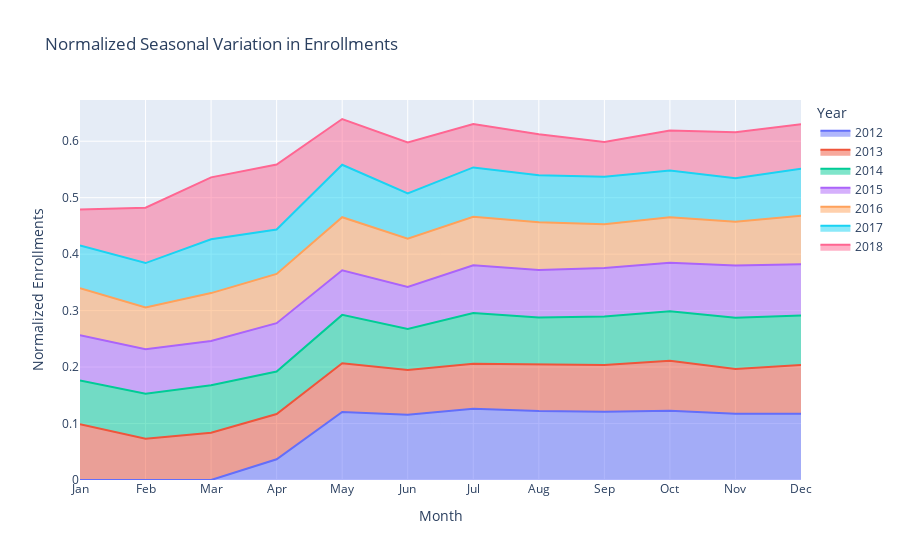

Notebook cell for this chart:
### Code cell
plot_normalized_seasonality_area_chart(enrollments)

### Figure 1 — Plotly figure (JSON) as saved in the notebook; plotly's stock layout.template omitted (floating-point values rounded to 4 significant figures)
{"data": [{"fillpattern": {"shape": ""}, "hovertemplate": "Year=2012<br>Month=%{x}<br>Normalized Enrollments=%{y}<extra></extra>", "legendgroup": "2012", "line": {"color": "#636efa"}, "marker": {"symbol": "circle"}, "mode": "lines", "name": "2012", "orientation": "v", "showlegend": true, "stackgroup": "1", "type": "scatter", "x": ["Apr", "May", "Jun", "Jul", "Aug", "Sep", "Oct", "Nov", "Dec"], "xaxis": "x", "y": [0.03677, 0.1204, 0.1157, 0.1263, 0.1222, 0.121, 0.1228, 0.1174, 0.1174], "yaxis": "y"}, {"fillpattern": {"shape": ""}, "hovertemplate": "Year=2013<br>Month=%{x}<br>Normalized Enrollments=%{y}<extra></extra>", "legendgroup": "2013", "line": {"color": "#EF553B"}, "marker": {"symbol": "circle"}, "mode": "lines", "name": "2013", "orientation": "v", "showlegend": true, "stackgroup": "1", "type": "scatter", "x": ["Jan", "Feb", "Mar", "Apr", "May", "Jun", "Jul", "Aug", "Sep", "Oct", "Nov", "Dec"], "xaxis": "x", "y": [0.09887, 0.07301, 0.08385, 0.0801, 0.08636, 0.07927, 0.07968, 0.08219, 0.0826, 0.08844, 0.07927, 0.08636], "yaxis": "y"}, {"fillpattern": {"shape": ""}, "hovertemplate": "Year=2014<br>Month=%{x}<br>Normalized Enrollments=%{y}<extra></extra>", "legendgroup": "2014", "line": {"color": "#00cc96"}, "marker": {"symbol": "circle"}, "mode": "lines", "name": "2014", "orientation": "v", "showlegend": true, "stackgroup": "1", "type": "scatter", "x": ["Jan", "Feb", "Mar", "Apr", "May", "Jun", "Jul", "Aug", "Sep", "Oct", "Nov", "Dec"], "xaxis": "x", "y": [0.07722, 0.07975, 0.08397, 0.07511, 0.08565, 0.07257, 0.08987, 0.08354, 0.08608, 0.08776, 0.09072, 0.08776], "yaxis": "y"}, {"fillpattern": {"shape": ""}, "hovertemplate": "Year=2015<br>Month=%{x}<br>Normalized Enrollments=%{y}<extra></extra>", "legendgroup": "2015", "line": {"color": "#ab63fa"}, "marker": {"symbol": "circle"}, "mode": "lines", "name": "2015", "orientation": "v", "showlegend": true, "stackgroup": "1", "type": "scatter", "x": ["Jan", "Feb", "Mar", "Apr", "May", "Jun", "Jul", "Aug", "Sep", "Oct", "Nov", "Dec"], "xaxis": "x", "y": [0.08022, 0.07894, 0.07851, 0.0858, 0.07894, 0.07422, 0.08451, 0.08408, 0.0858, 0.0858, 0.09266, 0.09052], "yaxis": "y"}, {"fillpattern": {"shape": ""}, "hovertemplate": "Year=2016<br>Month=%{x}<br>Normalized Enrollments=%{y}<extra></extra>", "legendgroup": "2016", "line": {"color": "#FFA15A"}, "marker": {"symbol": "circle"}, "mode": "lines", "name": "2016", "orientation": "v", "showlegend": true, "stackgroup": "1", "type": "scatter", "x": ["Jan", "Feb", "Mar", "Apr", "May", "Jun", "Jul", "Aug", "Sep", "Oct", "Nov", "Dec"], "xaxis": "x", "y": [0.08347, 0.0737, 0.08469, 0.08713, 0.09406, 0.0855, 0.08591, 0.08428, 0.07736, 0.08062, 0.07736, 0.08591], "yaxis": "y"}, {"fillpattern": {"shape": ""}, "hovertemplate": "Year=2017<br>Month=%{x}<br>Normalized Enrollments=%{y}<extra></extra>", "legendgroup": "2017", "line": {"color": "#19d3f3"}, "marker": {"symbol": "circle"}, "mode": "lines", "name": "2017", "orientation": "v", "showlegend": true, "stackgroup": "1", "type": "scatter", "x": ["Jan", "Feb", "Mar", "Apr", "May", "Jun", "Jul", "Aug", "Sep", "Oct", "Nov", "Dec"], "xaxis": "x", "y": [0.07559, 0.07881, 0.0953, 0.07881, 0.09288, 0.08042, 0.08725, 0.08363, 0.08444, 0.08283, 0.0768, 0.08323], "yaxis": "y"}, {"fillpattern": {"shape": ""}, "hovertemplate": "Year=2018<br>Month=%{x}<br>Normalized Enrollments=%{y}<extra></extra>", "legendgroup": "2018", "line": {"color": "#FF6692"}, "marker": {"symbol": "circle"}, "mode": "lines", "name": "2018", "orientation": "v", "showlegend": true, "stackgroup": "1", "type": "scatter", "x": ["Jan", "Feb", "Mar", "Apr", "May", "Jun", "Jul", "Aug", "Sep", "Oct", "Nov", "Dec"], "xaxis": "x", "y": [0.06379, 0.09801, 0.1096, 0.115, 0.08106, 0.09037, 0.07674, 0.07243, 0.06146, 0.07076, 0.08173, 0.07907], "yaxis": "y"}], "layout": {"legend": {"title": {"text": "Year"}, "tracegroupgap": 0}, "title": {"text": "Normalized Seasonal Variation in Enrollments"}, "xaxis": {"anchor": "y", "categoryarray": ["Jan", "Feb", "Mar", "Apr", "May", "Jun", "Jul", "Aug", "Sep", "Oct", "Nov", "Dec"], "categoryorder": "array", "domain": [0, 1], "title": {"text": "Month"}}, "yaxis": {"anchor": "x", "domain": [0, 1], "title": {"text": "Normalized Enrollments"}}}}
